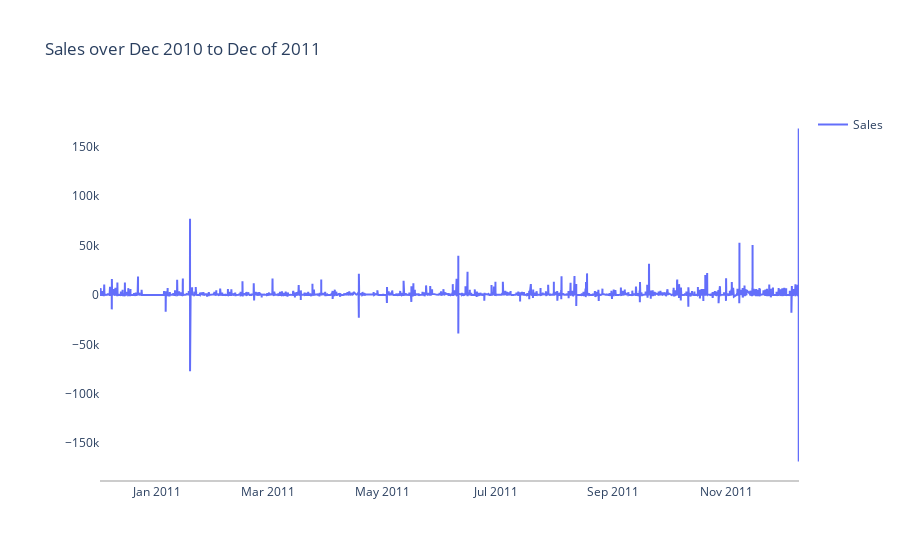

Notebook code for this chart:
### Code cell
import plotly.graph_objects as go

# px.line(df_sales_by_date, x='InvoiceDate', y='TotalSales', labels={'x': 'Date', 'y': 'Sales'})

sale_date_fig = go.Figure()

trace_01 = go.Scatter(x=df_sales_by_date.InvoiceDate, y=df_sales_by_date.TotalSales, mode='lines', name='Sales')

sale_date_fig.add_trace(trace_01)




sale_date_fig.update_layout(title='Sales over Dec 2010 to Dec of 2011',
                            xaxis = dict(
                                showline=True, 
                                showgrid =False,
                                showticklabels=True,
                                linecolor='rgb(204, 204, 204)',
                                linewidth =2,
                                ),
                            yaxis = dict(
                                showline=False, 
                                zeroline=True,
                                showgrid =False,
                                ),
                            autosize=True,
                            margin = dict(autoexpand=True, l=100, r=20, t=110),
                            showlegend=True,
                            plot_bgcolor = 'white'
                            
                            )

### Figure 1 — Plotly figure (JSON) as saved in the notebook; plotly's stock layout.template omitted (floating-point values rounded to 4 significant figures; data arrays with more than 128 entries replaced by an {"elided": "..."} marker saying what was removed)
{"data": [{"mode": "lines", "name": "Sales", "type": "scatter", "x": {"elided": "23260 str values"}, "y": {"elided": "23260 float values"}}], "layout": {"autosize": true, "margin": {"autoexpand": true, "l": 100, "r": 20, "t": 110}, "plot_bgcolor": "white", "showlegend": true, "title": {"text": "Sales over Dec 2010 to Dec of 2011"}, "xaxis": {"linecolor": "rgb(204, 204, 204)", "linewidth": 2, "showgrid": false, "showline": true, "showticklabels": true}, "yaxis": {"showgrid": false, "showline": false, "zeroline": true}}}
